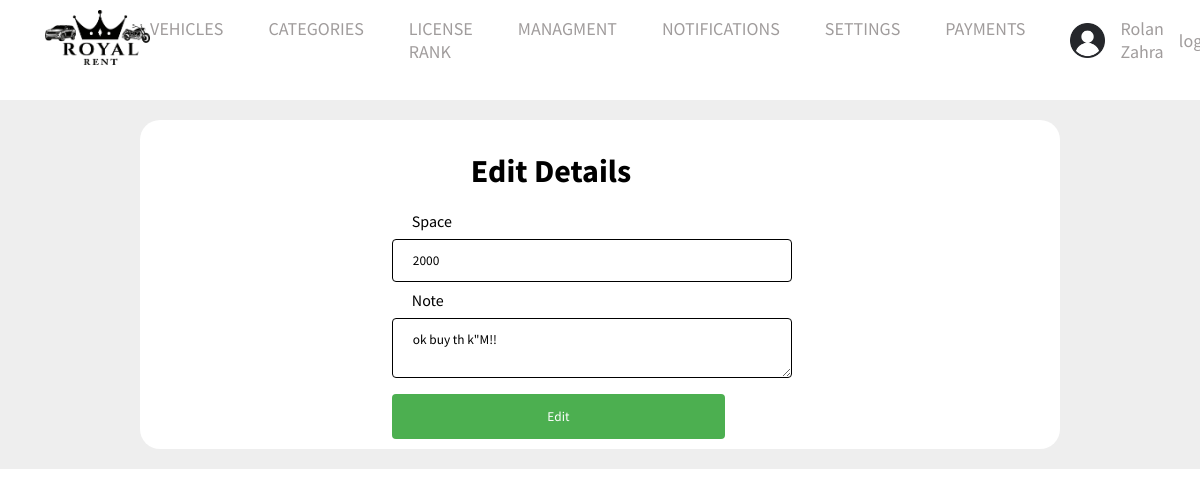
Page /admin/editreceipt_vehicle.php?id=27&vehicle2336755 (signed in) on the committed database.
### tables this page shows
CREATE TABLE `settings` (
  `id` int(11) NOT NULL,
  `name` varchar(111) NOT NULL,
  `logo` varchar(111) NOT NULL,
  `email` varchar(111) NOT NULL,
  `phone` varchar(111) NOT NULL,
  `whatsapp` varchar(111) NOT NULL,
  `facebook` varchar(111) NOT NULL,
  `instagram` varchar(111) NOT NULL,
  `address` varchar(111) NOT NULL
);

CREATE TABLE `receipt_vehicles` (
  `id` int(11) NOT NULL,
  `vehicles_id` int(11) NOT NULL,
  `user_id` int(11) NOT NULL,
  `space` int(11) NOT NULL,
  `note` varchar(111) NOT NULL,
  `worker_name` varchar(111) NOT NULL
);

### admin/editreceipt_vehicle.php (the view, shortened to what this page needs)
<?php
$selected = 'dashborad';
include('include/header.php');
$stmt = $con->prepare("select * from receipt_vehicles where id =?");
$stmt->execute(array($_GET['id']));
$data = $stmt->fetch();
?>
<div class="data">
    <div class="items">
        <div class="header">
            <h1>Edit Details</h1>
        </div>
        <div class="text-center">
            <form action="<?php $_SERVER['PHP_SELF'] ?>" method="POST" style="margin-left:250px">
                <label for="fname"> Space</label>
                <input type="text" id="space" name="space" value="<?php echo $data['space'] ?>">
                <label for="fname"> Note</label>
                <textarea name="note"><?php echo $data['note'] ?></textarea>
                <input type="submit" value="Edit">
            </form>
        </div>
    </div>
</div>

### admin/include/header.php (shortened to what this page needs)
<?php
require_once "connect.php";
?>
<!DOCTYPE html>
<html lang="en">
<head>
    <link rel="stylesheet" href="Styles/global.css">
    <link rel="stylesheet" href="Styles/navbar.css">
    <link rel="stylesheet" href="Styles/footer.css">
    <?php if ($selected == 'dashborad') { ?>
        <link rel="stylesheet" href="../Styles/dashborad.css">
    <?php } else if ($selected == 'dashboradAdd') { ?>
        <link rel="stylesheet" href="../Styles/dashboradAdd.css">
    <?php
    } else {
    ?>
        <link rel="stylesheet" href="../Styles/admin.css">
    <?php } ?>
    <link rel="stylesheet" href="https://cdnjs.cloudflare.com/ajax/libs/font-awesome/6.1.1/css/all.min.css" />
</head>
<body>
    <div class="navigation">
        <div class="nav-Content">
            <?php
            $stmt = $con->prepare('select *  from settings where id=1');
            $stmt->execute();
            $stting = $stmt->fetch();
            ?>
            <a ><img class="Logo" src="../images/<?php echo $stting['logo'] ?> " alt="Logo"></a>
            <ul class="nav-links" id="navLinks">
                <li class="test-menu"><a <?php if (
                                                basename($_SERVER['PHP_SELF']) == "vehicles.php" ||
                                                basename($_SERVER['PHP_SELF']) == 'user_vehicles.php' ||
                                                basename($_SERVER['PHP_SELF']) == 'receipt_vehicles.php' ||
                                                basename($_SERVER['PHP_SELF']) == 'commentsuser.php'
                                            ) {
                                                echo "class='selected'";
                                            } ?>>VEHICLES</a>
        </li>
        <li><a <?php if (basename($_SERVER['PHP_SELF']) == "categories.php") {
                    echo "class='selected'";
                } ?> href="categories.php">CATEGORIES</a></li>
        <li><a <?php if (basename($_SERVER['PHP_SELF']) == "lincenesrank.php") {
                    echo "class='selected'";
                } ?> href="lincenesrank.php">LICENSE RANK </a></li>
        <?php
        if ($_SESSION["role"] == 'admin') { ?>
            <li class="test-menu"><a <?php if (
                                            basename($_SERVER['PHP_SELF']) == "worker.php" ||
                                            basename($_SERVER['PHP_SELF']) == "users.php" ||
                                            basename($_SERVER['PHP_SELF']) == "contact_us.php" ||
                                            basename($_SERVER['PHP_SELF']) == "users_clubs.php"
                                        ) {
                                            echo "class='selected'";
                                        } ?>>MANAGMENT</a>
            </li>
            <li><a <?php if (basename($_SERVER['PHP_SELF']) == "notifications.php") {
                        echo "class='selected'";
                    } ?> href="notifications.php">NOTIFICATIONS</a></li>
            <li><a <?php if (basename($_SERVER['PHP_SELF']) == "setting.php") {
                        echo "class='selected'";
                    } ?> href="setting.php"> SETTINGS</a></li>
        <?php
        }  ?>
        <li><a <?php if (basename($_SERVER['PHP_SELF']) == "paymentuser.php") {
                    echo "class='selected'";
                } ?> href="paymentuser.php">PAYMENTS </a></li>
        </ul>
        <div class="Avatar">
            <?php
            if (isset($_SESSION['user_id'])) {
                echo ' <img src="../images/defaultAvatar.png" class="Avatar-Logo" alt="Avatar-Logo">';
            ?>
                <a href="editprofile.php"><?php echo  $_SESSION["name"] ?></a>
            <?php echo '<a href="logout.php">logout</a>';
            } else {
                echo '<a href="login.php">login</a>';
                echo '<a href="logout.php">register</a>';
            }
            ?>
        </div>
    </div>
    </div>

### admin/Styles/global.css (style rules this page uses)
* { font-family: "Source Sans Pro", sans-serif; margin: 0; padding: 0; }

### admin/Styles/navbar.css (style rules this page uses)
.nav-Content { display: flex; justify-content: space-between; align-items: center; margin: 0px 45px; }
.nav-links { display: flex; gap: 45px; }
.nav-links li, a { list-style: none; text-decoration: none; font-size: 18px; color: #111; }
.nav-links li { position: relative; }
.Logo { height: 55px; padding: 10px 0; }
.Avatar-Logo { width: 35px; }
.Avatar, .res-Avatar { display: flex; align-items: center; gap: 15px; }
.resNavLinks li, a { list-style: none; text-decoration: none; font-size: 18px; color: #111; }

### admin/Styles/footer.css (style rules this page uses)
.main-footer-content li, a { list-style: none; color: rgb(160, 156, 156); transition: 0.2s; }

### Styles/dashborad.css (style rules this page uses)
.header { display: flex; margin-top: 29px; justify-content: space-around; margin-left: -98px; }
.data { margin-top: 20px; padding: 20px; background-color: #eee; }
.items { padding: 2px; background-color: #fff; border-radius: 20px; width: 79%; margin: auto; }
label { font-style: 18px !important; margin-top: 20px !important; margin-bottom: 20px !important; padding: 20px; }
input[type=text], input[type=number], select, #password, textarea { width: 60%; padding: 12px 20px; margin: 8px 0; display: block; border: 1px solid #000; border-radius: 4px; box-sizing: border-box; }
input[type=submit] { width: 50%; background-color: #4CAF50; color: white; padding: 14px 20px; margin: 8px 0; border: none; border-radius: 4px; cursor: pointer; }
form { margin-left: 300px; }
.text-center { margin-top: 20px; }

### rows in the picture
settings: logo (picture)
receipt_vehicles: space "2000", note "ok buy th k\"M!!"

### other values in the picture
$_SESSION["name"] "Rolan Zahra"
